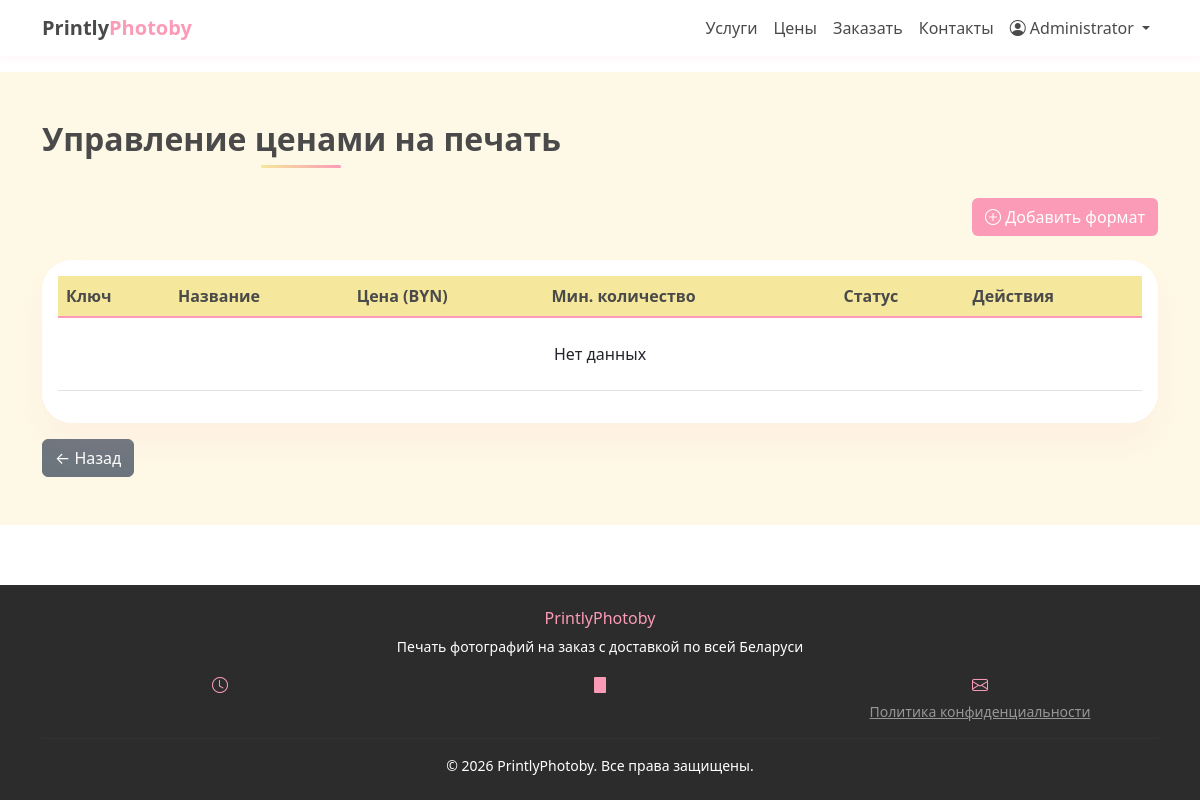
Page /admin/prices (signed in) on the earlier database version.
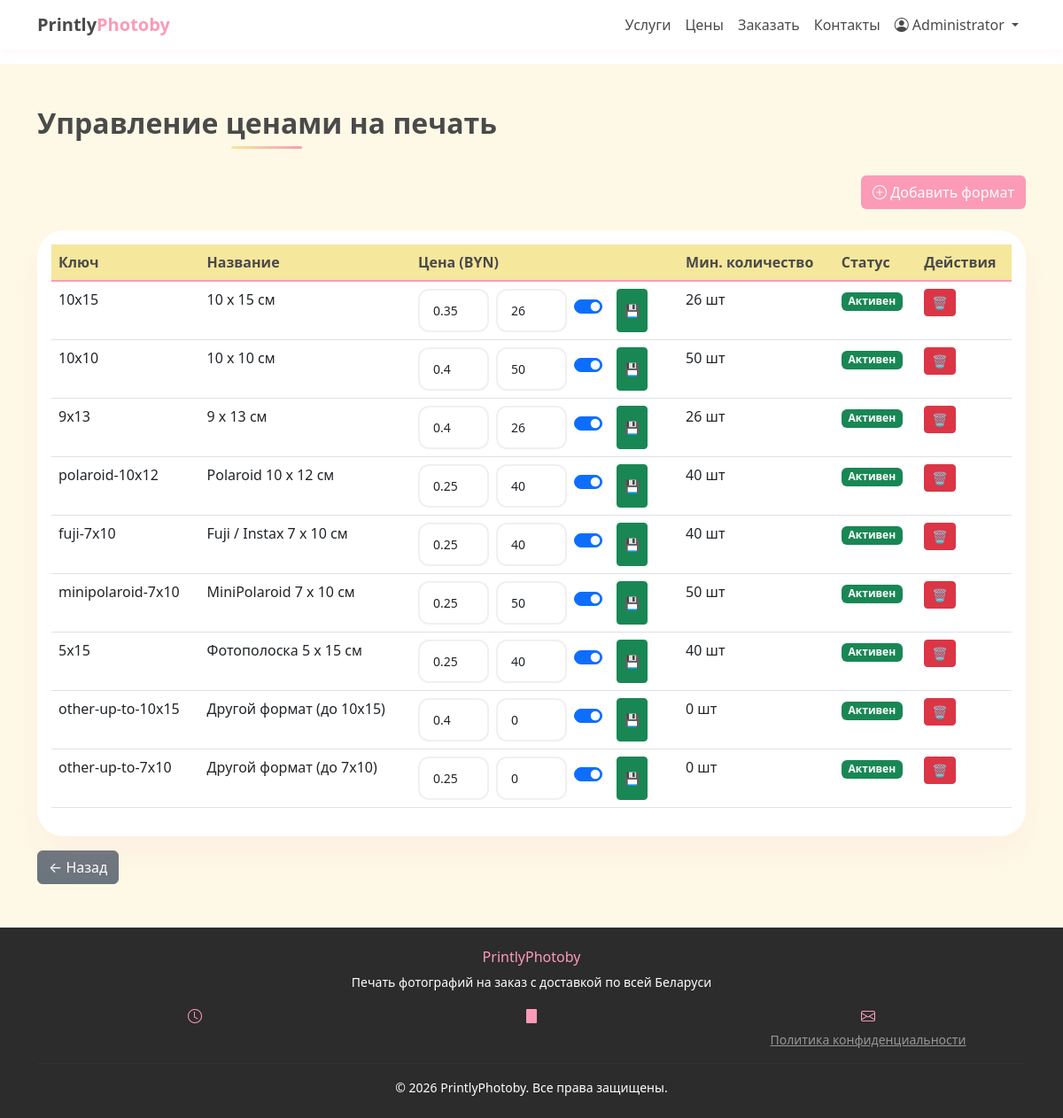
Same page on the later database version.
### app_old.py (models this page shows, shortened)
class User(UserMixin, db.Model):
    id = db.Column(db.Integer, primary_key=True)
    phone = db.Column(db.String(20), unique=True, nullable=False)
    password_hash = db.Column(db.String(200), nullable=False)
    full_name = db.Column(db.String(100))
    email = db.Column(db.String(100))
    is_admin = db.Column(db.Boolean, default=False)
    sms_consent = db.Column(db.Boolean, default=False)
    privacy_consent = db.Column(db.Boolean, default=False)
    created_at = db.Column(db.DateTime, default=datetime.now)
    orders = db.relationship('Order', backref='user', lazy=True)

class Price(db.Model):
    id = db.Column(db.Integer, primary_key=True)
    format_key = db.Column(db.String(50), unique=True, nullable=False)  # 10x15, 10x10, etc.
    format_name = db.Column(db.String(100), nullable=False)  # Отображаемое имя
    price = db.Column(db.Float, nullable=False)  # Цена за штуку
    min_quantity = db.Column(db.Integer, nullable=False)  # Минимальное количество
    is_active = db.Column(db.Boolean, default=True)
    sort_order = db.Column(db.Integer, default=0)

### app_old.py (the view)
@app.route('/admin/prices')
@login_required
def admin_prices():
    if not current_user.is_admin:
        abort(403)
    prices = Price.query.order_by(Price.sort_order).all()
    return render_template('admin/prices.html', prices=prices)

### app_old.py (called while the page is built)
@login_manager.user_loader
def load_user(user_id):
    return User.query.get(int(user_id))

### templates/admin/prices.html (shortened to what this page needs)
{% extends "base.html" %}
{% block content %}
<section class="py-5 section-cream">
    <div class="container">
        <h2 class="section-title text-center">Управление ценами на печать</h2>
        <div class="mb-4 text-end">
            <button type="button" class="btn" style="background-color: var(--pink); color: white;" data-bs-toggle="modal" data-bs-target="#createPriceModal">
                <i class="bi bi-plus-circle"></i> Добавить формат
            </button>
        </div>
        <div class="card form-card">
            <div class="card-body">
                <div class="table-responsive">
                    <table class="table table-hover">
                        <thead>
                            <tr>
                                <th>Ключ</th>
                                <th>Название</th>
                                <th>Цена (BYN)</th>
                                <th>Мин. количество</th>
                                <th>Статус</th>
                                <th>Действия</th>
                            </tr>
                        </thead>
                        <tbody>
                            {% for price in prices %}
                            <tr>
                                <td>{{ price.format_key }}</td>
                                <td>{{ price.format_name }}</td>
                                <td>
                                    <form action="{{ url_for('update_price', price_id=price.id) }}" method="POST" class="d-flex gap-2">
                                        <input type="number" step="0.01" class="form-control form-control-sm" name="price" value="{{ price.price }}" style="width: 80px;" required>
                                        <input type="number" class="form-control form-control-sm" name="min_quantity" value="{{ price.min_quantity }}" style="width: 80px;">
                                        <div class="form-check form-switch mt-2">
                                            <input class="form-check-input" type="checkbox" name="is_active" {% if price.is_active %}checked{% endif %}>
                                        </div>
                                        <button type="submit" class="btn btn-sm btn-success">💾</button>
                                    </form>
                                </td>
                                <td>{{ price.min_quantity }} шт</td>
                                <td>
                                    {% if price.is_active %}
                                        <span class="badge bg-success">Активен</span>
                                    {% else %}
                                        <span class="badge bg-secondary">Неактивен</span>
                                    {% endif %}
                                </td>
                                <td>
                                    <form action="{{ url_for('delete_price', price_id=price.id) }}" method="POST" onsubmit="return confirm('Удалить формат?');" style="display: inline;">
                                        <button type="submit" class="btn btn-sm btn-danger">🗑️</button>
                                    </form>
                                </td>
                            </tr>
                            {% else %}
                            <tr>
                                <td colspan="6" class="text-center py-4">Нет данных</td>
                            </tr>
                            {% endfor %}
                        </tbody>
                    </table>
                </div>
            </div>
        </div>
        <div class="mt-3">
            <a href="{{ url_for('admin_dashboard') }}" class="btn btn-secondary">← Назад</a>
        </div>
    </div>
</section>
{% endblock %}

### templates/base.html (shortened to what this page needs)
<!doctype html>
<html lang="ru">
<head>
    <link href="{{ url_for('static', filename='css/bootstrap.min.css') }}" rel="stylesheet">
    <link rel="stylesheet" href="{{ url_for('static', filename='css/bootstrap-icons.css') }}">
    <link rel="stylesheet" href="{{ url_for('static', filename='css/style.css') }}">
</head>
<body>
    <nav class="navbar navbar-expand-lg navbar-light sticky-top">
        <div class="container">
            <a class="navbar-brand" href="{{ url_for('index') }}">
                <span>Printly</span>Photoby
            </a>
            <div class="collapse navbar-collapse" id="navbarNav">
                <ul class="navbar-nav ms-auto">
                    <li class="nav-item">
                        <a class="nav-link" href="{{ url_for('index') }}#services">Услуги</a>
                    </li>
                    <li class="nav-item">
                        <a class="nav-link" href="{{ url_for('index') }}#price">Цены</a>
                    </li>
                    <li class="nav-item">
                        <a class="nav-link" href="{{ url_for('index') }}#order">Заказать</a>
                    </li>
                    <li class="nav-item">
                        <a class="nav-link" href="{{ url_for('index') }}#contacts">Контакты</a>
                    </li>
                    {% if current_user.is_authenticated %}
                        <li class="nav-item dropdown">
                            <a class="nav-link dropdown-toggle" href="#" id="userDropdown" role="button" data-bs-toggle="dropdown">
                                <i class="bi bi-person-circle"></i> {{ current_user.full_name or current_user.phone }}
                            </a>
                        </li>
                    {% endif %}
                </ul>
            </div>
        </div>
    </nav>
    <main>
    {% block content %}{% endblock %}
</main>
   <footer class="py-4" style="background-color: #2c2c2c; color: #fff;">
    <div class="container">
        <div class="row">
            <div class="col-12 text-center mb-3">
                <h6 class="mb-2" style="color: var(--pink);">PrintlyPhotoby</h6>
                <p class="small mb-0">Печать фотографий на заказ с доставкой по всей Беларуси</p>
            </div>
        </div>
        <div class="row text-center">
            <div class="col-md-4 mb-2 mb-md-0">
                <i class="bi bi-clock" style="color: var(--pink);"></i>
            </div>
            <div class="col-md-4 mb-2 mb-md-0">
                <i class="bi bi-building" style="color: var(--pink);"></i>
            </div>
            <div class="col-md-4">
                <i class="bi bi-envelope" style="color: var(--pink);"></i>
                <p class="small mb-0 mt-1">
                    <a href="#" class="text-white-50 " data-bs-toggle="modal" data-bs-target="#privacyModal">Политика конфиденциальности</a>
                </p>
            </div>
        </div>
        <hr class="mt-3 mb-3" style="border-color: rgba(255,255,255,0.1);">
        <div class="text-center">
            <p class="mb-0 small">© 2026 PrintlyPhotoby. Все права защищены.</p>
        </div>
    </div>
</footer>
</body>
</html>

### static/css/style.css (style rules this page uses)
:root { --cream: #f5e79c; --pink: #fb9bb7; --pink-dark: #e88aa5; --cream-light: #fef9e6; }
body { background-color: #ffffff; font-family: system-ui, -apple-system, "Segoe UI", Roboto, sans-serif; }
html, body { height: 100%; margin: 0; padding: 0; }
body { display: flex; flex-direction: column; min-height: 100vh; }
main { flex: 1 0 auto; }
footer { flex-shrink: 0; width: 100%; }
.navbar { background-color: white; box-shadow: 0 2px 10px rgba(251, 155, 183, 0.1); }
.navbar-brand { color: var(--pink) !important; font-weight: 700; }
.navbar-brand span { color: #4a4a4a; }
.nav-link { color: #4a4a4a !important; font-weight: 500; transition: color 0.2s; }
.section-cream { background-color: var(--cream-light); }
.section-title { color: #4a4a4a; font-weight: 700; position: relative; display: inline-block; margin-bottom: 40px; }
.section-title:after { content: ""; position: absolute; bottom: -10px; left: 50%; transform: translateX(-50%); width: 80px; height: 3px; background: linear-gradient(90deg, var(--cream), var(--pink)); border-radius: 2px; }
.table thead th { background-color: var(--cream); color: #4a4a4a; border-bottom: 2px solid var(--pink); }
.form-card { border: none; border-radius: 30px; background: white; box-shadow: 0 20px 40px rgba(251, 155, 183, 0.1); }
.form-control, .form-select { border: 2px solid #f0f0f0; border-radius: 12px; padding: 12px 15px; }
footer { background-color: #343a40; color: white; }

Differences in the rows shown:
added Price: format_key "10x15", format_name "10 x 15 см", price "0.35", min_quantity "26", is_active "☑", shows "Активен"
added Price: format_key "10x10", format_name "10 x 10 см", price "0.4", min_quantity "50", is_active "☑", shows "Активен"
added Price: format_key "9x13", format_name "9 x 13 см", price "0.4", min_quantity "26", is_active "☑", shows "Активен"
added Price: format_key "polaroid-10x12", format_name "Polaroid 10 x 12 см", price "0.25", min_quantity "40", is_active "☑", shows "Активен"
added Price: format_key "fuji-7x10", format_name "Fuji / Instax 7 x 10 см", price "0.25", min_quantity "40", is_active "☑", shows "Активен"
added Price: format_key "minipolaroid-7x10", format_name "MiniPolaroid 7 x 10 см", price "0.25", min_quantity "50", is_active "☑", shows "Активен"
added Price: format_key "5x15", format_name "Фотополоска 5 x 15 см", price "0.25", min_quantity "40", is_active "☑", shows "Активен"
added Price: format_key "other-up-to-10x15", format_name "Другой формат (до 10x15)", price "0.4", min_quantity "0", is_active "☑", shows "Активен"
added Price: format_key "other-up-to-7x10", format_name "Другой формат (до 7x10)", price "0.25", min_quantity "0", is_active "☑", shows "Активен"
Other differences:
text no longer shown: "Нет данных"
